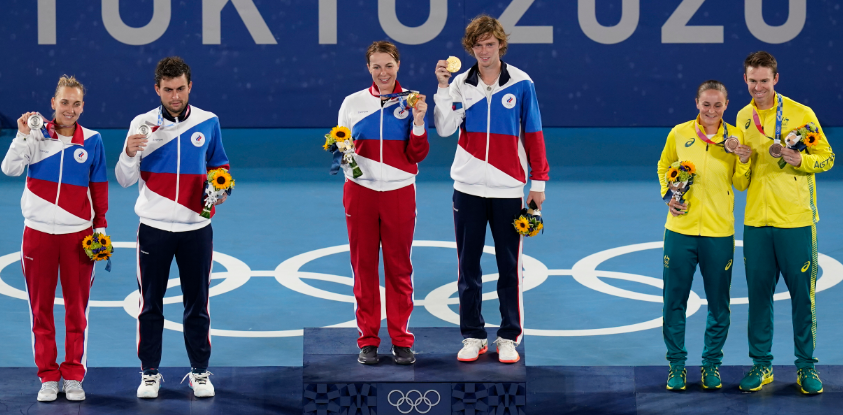
//> input picture opencvTest/useImage/people.png, 843 x 415 px
$ ./main   (built with g++ and OpenCV 4)
//> lines starting //> are read from the running program, lines starting //| are printed output that depends on the picture; after the words box and inside, x2 and y2 are one past the last pixel; in counts of white or black regions, pixels touching at a corner belong together
#include <opencv2/opencv.hpp>
#include <opencv2/imgproc.hpp>
#include <opencv2/highgui.hpp>
#include <opencv2/objdetect.hpp>
#include <iostream>

int main() {
    // 1. HOGDescriptor 객체 생성
    cv::HOGDescriptor hog;

    // 2. 사전 훈련된 보행자 검출 SVM 계수 등록
    hog.setSVMDetector(cv::HOGDescriptor::getDefaultPeopleDetector());

    // 3. 입력 이미지 로드
    cv::Mat img = cv::imread("../../useImage/people.png");
//> img is the input picture: 415 rows x 843 cols, CV_8UC3; mean B, G, R 116.3, 94, 81

    if (img.empty()) {
        std::cerr << "Image load failed!" << std::endl;
        return -1;
    }

    // 4. 사람 검출
    std::vector<cv::Rect> found;
    hog.detectMultiScale(img, found);
//> found = 3 Rects (x, y, width, height): [616, 73, 164, 327], [286, 6, 188, 375], [395, 15, 190, 381]

    // 5. 검출된 사람들을 이미지에 표시
    for (size_t i = 0; i < found.size(); i++) {
        cv::Rect r = found[i];

        // 사각형의 크기를 약간 확장 (option)
        r.x += cvRound(r.width * 0.1);
        r.width = cvRound(r.width * 0.8);
        r.y += cvRound(r.height * 0.06);
        r.height = cvRound(r.height * 0.9);

        // 검출된 사람을 빨간 사각형으로 표시
        cv::rectangle(img, r.tl(), r.br(), cv::Scalar(0, 0, 255), 2);
    }
//> this loop made 3 passes
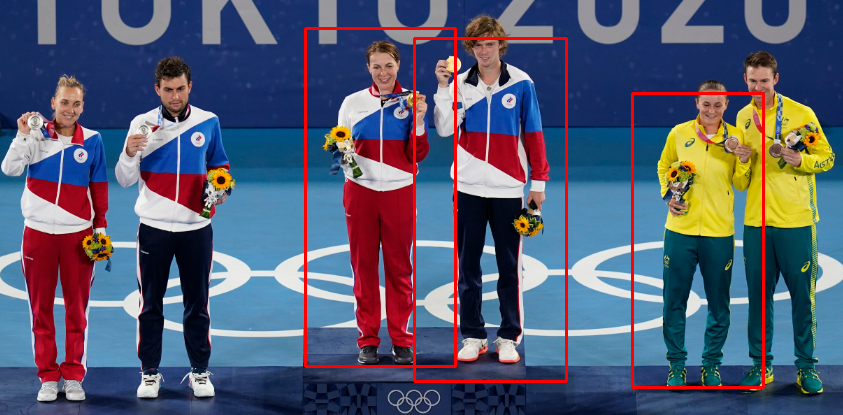
//> img: 415 rows x 843 cols, CV_8UC3; 2.41% of pixels changed, all inside (x1, y1, x2, y2) = (304, 27, 765, 389)

    // 6. 결과 출력
    cv::imshow("People Detection", img);
    cv::waitKey(0);

    return 0;
}
